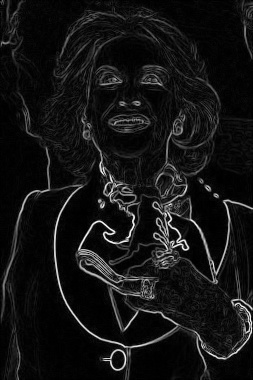
#> input picture TP4bis/H1/Parte1/Mirtha_sobel.jpg, 253 x 380 px
$ python sobel.py Mirtha_sobel.jpg   (older library calls are emulated)
#> lines starting #> are read from the running program, lines starting #| are printed output that depends on the picture
#> further down, imagen is the input picture: shape (380, 253, 3); min 0, max 255, mean 19.9
#Funcion que aplica sobel
import cv2
import numpy as np
import sys, os


def sobel(imagen):
    #print(imagen)
    #Primero convierto la imagen a escala de grises
    gris = cv2.cvtColor(imagen,cv2.COLOR_BGR2GRAY)

    #Aplico el operador de Sobel en los ejes X e Y
    sobel_x = cv2.Sobel(gris,cv2.CV_64F, 1, 0, ksize=3) #Detecta bordes verticales
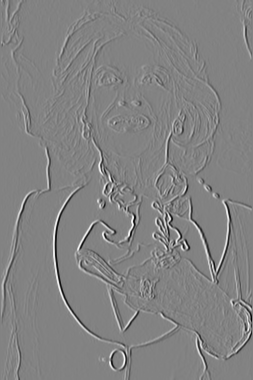
#> sobel_x: shape (380, 253) float64; min -963, max 917, mean 0.3; drawn with min black and max white
    sobel_y = cv2.Sobel(gris,cv2.CV_64F, 0, 1, ksize=3) #Detecta bordes horizontales
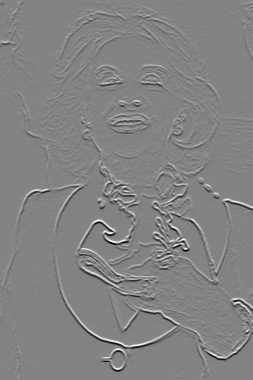
#> sobel_y: shape (380, 253) float64; min -936, max 884, mean 0; drawn with min black and max white

    #Calculo la magnitud del gradiente, combinando los resultados de X e Y
    magnitud = np.sqrt(sobel_x**2 + sobel_y**2)
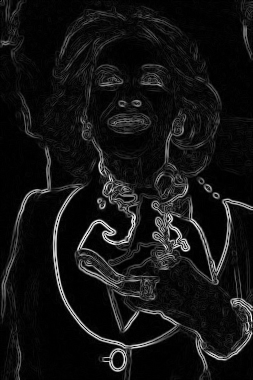
#> magnitud: shape (380, 253) float64; min 0, max 986.6, mean 77.3; drawn with min black and max white

    #Normaliza la magnitud, asi la convierto ea imagen de 8 bits
    magnitud = cv2.normalize(magnitud, None, 0, 255, cv2.NORM_MINMAX, dtype=cv2.CV_8U)
    #De esta forma, los valores estan en el rango de 0 a 255

    #Retorno la imagen con el filtro (bordes resaltados)
    return magnitud

if __name__ == "__main__":
    if len(sys.argv) != 2:
        print("Como usar el programa: python sobel-Parte1.py (ruta-imagen)")
        sys.exit(1)

    #Obtengo la ruta y cargo la imagen
    ruta_img = sys.argv[1]
    imagen = cv2.imread(ruta_img)

    # Obtener el nombre del archivo sin la extensión
    nombre_archivo = os.path.splitext(os.path.basename(ruta_img))[0]

    #Aplico Sobel
    imagen_sobel = sobel(imagen)

    #Guardo la imagen}
    cv2.imwrite(nombre_archivo + "_sobel.jpg", imagen_sobel )

    print("Imagen filtrada!")
